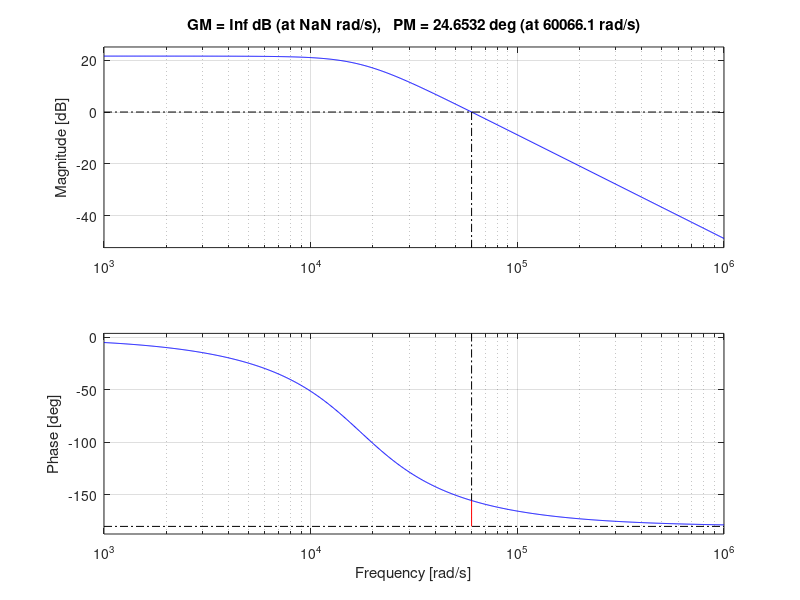
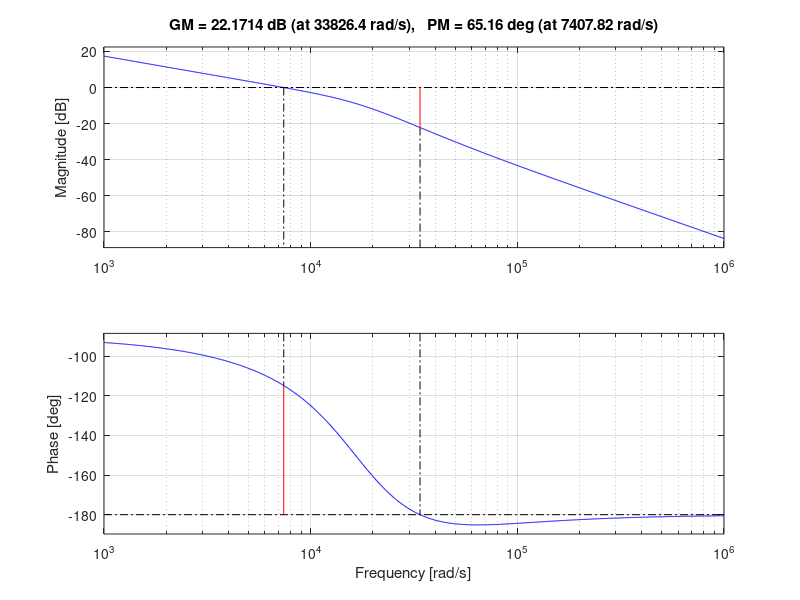
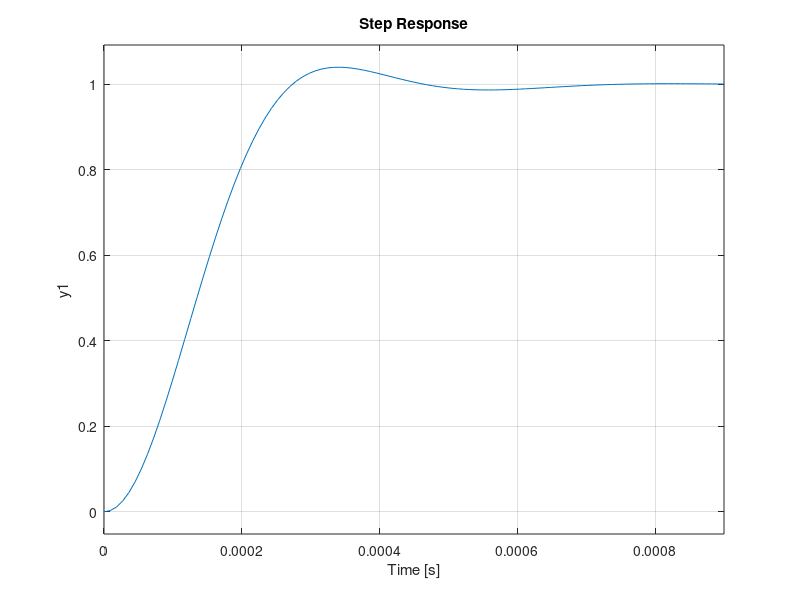
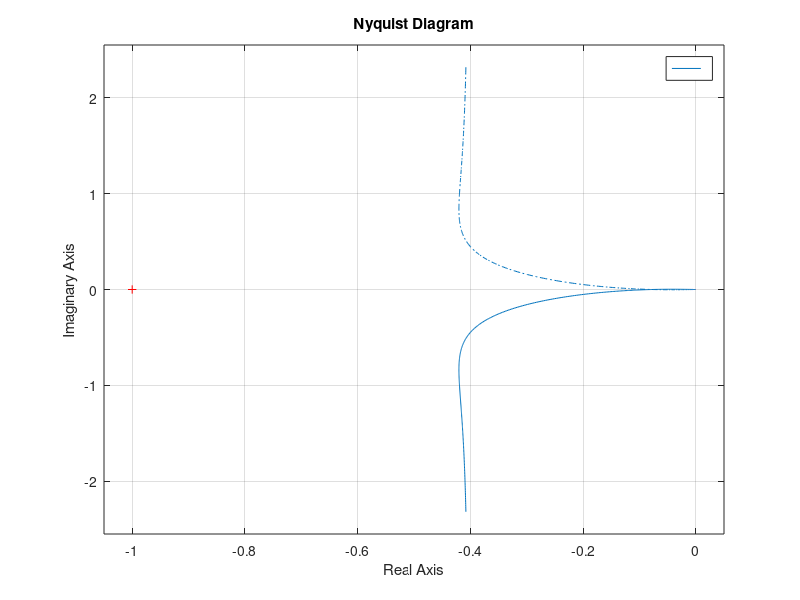

The MATLAB source for these figures, in order: (Note: this script raises an error after producing the figures.)
% clc;
close all;
s = tf('s');
Vin = 12;
L=0.001;
C=3.3*10^(-6);
R=12;
num = (Vin/(L*C));
den_1 = 1/(R*C);
den_2 = (1/(L*C));

G = num/(s^2 + s*den_1 + den_2)
% C = 0.08532899*((s+3)/s)
% malhafechada = feedback(G*C,1)
% step(malhafechada)
% margin(G)
Ts = 0.0005 % Sem controle o Ts costuma ser 0.000311 segundos.
mp = 65.16
% Ts = 0.0005 % Sem controle o Ts costuma ser 0.000311 segundos.
% mp = 65.8
% zeta = mp/100
zeta = 0.7
% wc = 4*(sqrt(1-2*zeta^2+sqrt(zeta^4 - 4*zeta^2 +2)))/Ts
% wc = 4*(sqrt(1-2*zeta^2+sqrt(zeta^4 - 4*zeta^2 +2)))/(Ts*zeta)
wn = 4/(Ts*zeta)
wc = wn*(sqrt(-2*zeta^2+sqrt(4*zeta^4 + 1)))
% wc = bw/1.5
% wc = 30000
% mp = 65.8
% mp = 12
% wc = 300
[mag,fase]=bode(G,wc)
a = wc/(tand(-90+mp-fase))
C = ((s+a)/s)
figure;
grid on;
margin(G)
% hold on
% bode(C)
% bode(C*G)

[mag1,fase1]=bode(G*C,wc)
k = 1/mag1
C = (k*(s+a)/s)
figure;
grid on;
margin(G*C)
malhafechada = feedback(G*C,1)
figure;
grid on;
step(malhafechada)
pole(malhafechada)
display(C)
display(wc)

figure;
grid on;
nyquist(G*C)
% figure;
% grid on;
% margin(G/s)




T = 1/250000
PI_discreto = c2d(C,T,'tustin')



display("Controle Finalizado por Resp Freq utilizando aprox para segunda ordem:")
display(C)

setpoint = 1
figure();
t=(10^-3)*(0:0.0000006:1);                                 
opts = stepDataOptions('StepAmplitude',setpoint);            
[y,t]= step(feedback(G*C,1), t,opts);                            
plot(t,y);                                          
grid on;                                              
xlabel('Tempo(segundos)', 'FontSize', 16)                                 
ylabel('Amplitude(V)', 'FontSize', 16)                                    
title('Resposta ao Degrau para Malha Aberta', 'FontSize', 20)
set(gca, 'FontSize', 12);   % Aumenta o tamanho da fonte dos ticks dos eixos x e y


malhafechadacontrolada_rascpedro = feedback(G*C,1)
